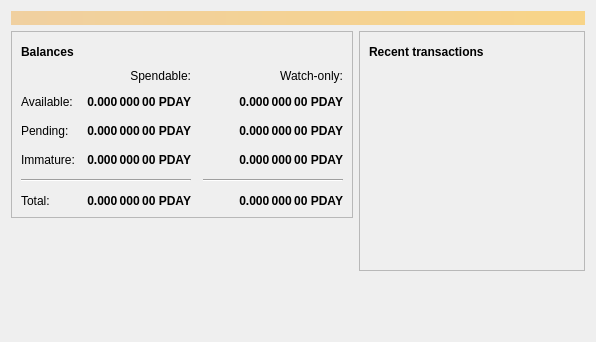
<?xml version="1.0" encoding="UTF-8"?>
<ui version="4.0">
 <class>OverviewPage</class>
 <widget class="QWidget" name="OverviewPage">
  <property name="geometry">
   <rect>
    <x>0</x>
    <y>0</y>
    <width>596</width>
    <height>342</height>
   </rect>
  </property>
  <property name="windowTitle">
   <string>Form</string>
  </property>
  <layout class="QVBoxLayout" name="topLayout">
   <item>
    <widget class="QLabel" name="labelAlerts">
     <property name="visible">
      <bool>false</bool>
     </property>
     <property name="styleSheet">
      <string notr="true">QLabel { background-color: qlineargradient(x1: 0, y1: 0, x2: 1, y2: 0, stop:0 #F0D0A0, stop:1 #F8D488); color:#000000; }</string>
     </property>
     <property name="wordWrap">
      <bool>true</bool>
     </property>
     <property name="margin">
      <number>3</number>
     </property>
     <property name="textInteractionFlags">
      <set>Qt::TextSelectableByMouse</set>
     </property>
    </widget>
   </item>
   <item>
    <layout class="QHBoxLayout" name="horizontalLayout" stretch="1,1">
     <item>
      <layout class="QVBoxLayout" name="verticalLayout_2">
       <item>
        <widget class="QFrame" name="frame">
         <property name="frameShape">
          <enum>QFrame::StyledPanel</enum>
         </property>
         <property name="frameShadow">
          <enum>QFrame::Raised</enum>
         </property>
         <layout class="QVBoxLayout" name="verticalLayout_4">
          <item>
           <layout class="QHBoxLayout" name="horizontalLayout_4">
            <item>
             <widget class="QLabel" name="label_5">
              <property name="font">
               <font>
                <weight>75</weight>
                <bold>true</bold>
               </font>
              </property>
              <property name="text">
               <string>Balances</string>
              </property>
             </widget>
            </item>
            <item>
             <widget class="QPushButton" name="labelWalletStatus">
              <property name="enabled">
               <bool>true</bool>
              </property>
              <property name="maximumSize">
               <size>
                <width>30</width>
                <height>16777215</height>
               </size>
              </property>
              <property name="toolTip">
               <string>The displayed information may be out of date. Your wallet automatically synchronizes with the PaydayCoin network after a connection is established, but this process has not completed yet.</string>
              </property>
              <property name="text">
               <string/>
              </property>
              <property name="icon">
               <iconset resource="../paydaycoin.qrc">
                <normaloff>:/icons/warning</normaloff>
                <disabledoff>:/icons/warning</disabledoff>:/icons/warning</iconset>
              </property>
              <property name="iconSize">
               <size>
                <width>24</width>
                <height>24</height>
               </size>
              </property>
              <property name="flat">
               <bool>true</bool>
              </property>
             </widget>
            </item>
            <item>
             <spacer name="horizontalSpacer_3">
              <property name="orientation">
               <enum>Qt::Horizontal</enum>
              </property>
              <property name="sizeHint" stdset="0">
               <size>
                <width>40</width>
                <height>20</height>
               </size>
              </property>
             </spacer>
            </item>
           </layout>
          </item>
          <item>
           <layout class="QGridLayout" name="gridLayout">
            <property name="spacing">
             <number>12</number>
            </property>
            <item row="2" column="2">
             <widget class="QLabel" name="labelWatchPending">
              <property name="font">
               <font>
                <weight>75</weight>
                <bold>true</bold>
               </font>
              </property>
              <property name="cursor">
               <cursorShape>IBeamCursor</cursorShape>
              </property>
              <property name="toolTip">
               <string>Unconfirmed transactions to watch-only addresses</string>
              </property>
              <property name="text">
               <string notr="true">0.000 000 00 PDAY</string>
              </property>
              <property name="alignment">
               <set>Qt::AlignRight|Qt::AlignTrailing|Qt::AlignVCenter</set>
              </property>
              <property name="textInteractionFlags">
               <set>Qt::LinksAccessibleByMouse|Qt::TextSelectableByKeyboard|Qt::TextSelectableByMouse</set>
              </property>
             </widget>
            </item>
            <item row="2" column="1">
             <widget class="QLabel" name="labelUnconfirmed">
              <property name="font">
               <font>
                <weight>75</weight>
                <bold>true</bold>
               </font>
              </property>
              <property name="cursor">
               <cursorShape>IBeamCursor</cursorShape>
              </property>
              <property name="toolTip">
               <string>Total of transactions that have yet to be confirmed, and do not yet count toward the spendable balance</string>
              </property>
              <property name="text">
               <string notr="true">0.000 000 00 PDAY</string>
              </property>
              <property name="alignment">
               <set>Qt::AlignRight|Qt::AlignTrailing|Qt::AlignVCenter</set>
              </property>
              <property name="textInteractionFlags">
               <set>Qt::LinksAccessibleByMouse|Qt::TextSelectableByKeyboard|Qt::TextSelectableByMouse</set>
              </property>
             </widget>
            </item>
            <item row="3" column="2">
             <widget class="QLabel" name="labelWatchImmature">
              <property name="font">
               <font>
                <weight>75</weight>
                <bold>true</bold>
               </font>
              </property>
              <property name="cursor">
               <cursorShape>IBeamCursor</cursorShape>
              </property>
              <property name="toolTip">
               <string>Mined balance in watch-only addresses that has not yet matured</string>
              </property>
              <property name="text">
               <string notr="true">0.000 000 00 PDAY</string>
              </property>
              <property name="alignment">
               <set>Qt::AlignRight|Qt::AlignTrailing|Qt::AlignVCenter</set>
              </property>
              <property name="textInteractionFlags">
               <set>Qt::LinksAccessibleByMouse|Qt::TextSelectableByKeyboard|Qt::TextSelectableByMouse</set>
              </property>
             </widget>
            </item>
            <item row="4" column="0" colspan="2">
             <widget class="Line" name="line">
              <property name="orientation">
               <enum>Qt::Horizontal</enum>
              </property>
             </widget>
            </item>
            <item row="4" column="2">
             <widget class="Line" name="lineWatchBalance">
              <property name="sizePolicy">
               <sizepolicy hsizetype="Preferred" vsizetype="Fixed">
                <horstretch>0</horstretch>
                <verstretch>0</verstretch>
               </sizepolicy>
              </property>
              <property name="minimumSize">
               <size>
                <width>140</width>
                <height>0</height>
               </size>
              </property>
              <property name="orientation">
               <enum>Qt::Horizontal</enum>
              </property>
             </widget>
            </item>
            <item row="5" column="0">
             <widget class="QLabel" name="labelTotalText">
              <property name="text">
               <string>Total:</string>
              </property>
             </widget>
            </item>
            <item row="3" column="1">
             <widget class="QLabel" name="labelImmature">
              <property name="font">
               <font>
                <weight>75</weight>
                <bold>true</bold>
               </font>
              </property>
              <property name="cursor">
               <cursorShape>IBeamCursor</cursorShape>
              </property>
              <property name="toolTip">
               <string>Mined balance that has not yet matured</string>
              </property>
              <property name="text">
               <string notr="true">0.000 000 00 PDAY</string>
              </property>
              <property name="alignment">
               <set>Qt::AlignRight|Qt::AlignTrailing|Qt::AlignVCenter</set>
              </property>
              <property name="textInteractionFlags">
               <set>Qt::LinksAccessibleByMouse|Qt::TextSelectableByKeyboard|Qt::TextSelectableByMouse</set>
              </property>
             </widget>
            </item>
            <item row="2" column="3">
             <spacer name="horizontalSpacer_2">
              <property name="orientation">
               <enum>Qt::Horizontal</enum>
              </property>
              <property name="sizeHint" stdset="0">
               <size>
                <width>40</width>
                <height>20</height>
               </size>
              </property>
             </spacer>
            </item>
            <item row="3" column="0">
             <widget class="QLabel" name="labelImmatureText">
              <property name="text">
               <string>Immature:</string>
              </property>
             </widget>
            </item>
            <item row="5" column="1">
             <widget class="QLabel" name="labelTotal">
              <property name="font">
               <font>
                <weight>75</weight>
                <bold>true</bold>
               </font>
              </property>
              <property name="cursor">
               <cursorShape>IBeamCursor</cursorShape>
              </property>
              <property name="toolTip">
               <string>Your current total balance</string>
              </property>
              <property name="text">
               <string notr="true">0.000 000 00 PDAY</string>
              </property>
              <property name="alignment">
               <set>Qt::AlignRight|Qt::AlignTrailing|Qt::AlignVCenter</set>
              </property>
              <property name="textInteractionFlags">
               <set>Qt::LinksAccessibleByMouse|Qt::TextSelectableByKeyboard|Qt::TextSelectableByMouse</set>
              </property>
             </widget>
            </item>
            <item row="5" column="2">
             <widget class="QLabel" name="labelWatchTotal">
              <property name="font">
               <font>
                <weight>75</weight>
                <bold>true</bold>
               </font>
              </property>
              <property name="cursor">
               <cursorShape>IBeamCursor</cursorShape>
              </property>
              <property name="toolTip">
               <string>Current total balance in watch-only addresses</string>
              </property>
              <property name="text">
               <string notr="true">0.000 000 00 PDAY</string>
              </property>
              <property name="alignment">
               <set>Qt::AlignRight|Qt::AlignTrailing|Qt::AlignVCenter</set>
              </property>
              <property name="textInteractionFlags">
               <set>Qt::LinksAccessibleByMouse|Qt::TextSelectableByKeyboard|Qt::TextSelectableByMouse</set>
              </property>
             </widget>
            </item>
            <item row="0" column="2">
             <widget class="QLabel" name="labelWatchonly">
              <property name="text">
               <string>Watch-only:</string>
              </property>
              <property name="alignment">
               <set>Qt::AlignRight|Qt::AlignTrailing|Qt::AlignVCenter</set>
              </property>
             </widget>
            </item>
            <item row="1" column="0">
             <widget class="QLabel" name="labelBalanceText">
              <property name="text">
               <string>Available:</string>
              </property>
             </widget>
            </item>
            <item row="1" column="1">
             <widget class="QLabel" name="labelBalance">
              <property name="font">
               <font>
                <weight>75</weight>
                <bold>true</bold>
               </font>
              </property>
              <property name="cursor">
               <cursorShape>IBeamCursor</cursorShape>
              </property>
              <property name="toolTip">
               <string>Your current spendable balance</string>
              </property>
              <property name="text">
               <string notr="true">0.000 000 00 PDAY</string>
              </property>
              <property name="alignment">
               <set>Qt::AlignRight|Qt::AlignTrailing|Qt::AlignVCenter</set>
              </property>
              <property name="textInteractionFlags">
               <set>Qt::LinksAccessibleByMouse|Qt::TextSelectableByKeyboard|Qt::TextSelectableByMouse</set>
              </property>
             </widget>
            </item>
            <item row="1" column="2">
             <widget class="QLabel" name="labelWatchAvailable">
              <property name="font">
               <font>
                <weight>75</weight>
                <bold>true</bold>
               </font>
              </property>
              <property name="cursor">
               <cursorShape>IBeamCursor</cursorShape>
              </property>
              <property name="toolTip">
               <string>Your current balance in watch-only addresses</string>
              </property>
              <property name="text">
               <string notr="true">0.000 000 00 PDAY</string>
              </property>
              <property name="alignment">
               <set>Qt::AlignRight|Qt::AlignTrailing|Qt::AlignVCenter</set>
              </property>
              <property name="textInteractionFlags">
               <set>Qt::LinksAccessibleByMouse|Qt::TextSelectableByKeyboard|Qt::TextSelectableByMouse</set>
              </property>
             </widget>
            </item>
            <item row="2" column="0">
             <widget class="QLabel" name="labelPendingText">
              <property name="text">
               <string>Pending:</string>
              </property>
             </widget>
            </item>
            <item row="0" column="1">
             <widget class="QLabel" name="labelSpendable">
              <property name="text">
               <string>Spendable:</string>
              </property>
              <property name="alignment">
               <set>Qt::AlignRight|Qt::AlignTrailing|Qt::AlignVCenter</set>
              </property>
             </widget>
            </item>
           </layout>
          </item>
         </layout>
        </widget>
       </item>
       <item>
        <spacer name="verticalSpacer">
         <property name="orientation">
          <enum>Qt::Vertical</enum>
         </property>
         <property name="sizeHint" stdset="0">
          <size>
           <width>20</width>
           <height>40</height>
          </size>
         </property>
        </spacer>
       </item>
      </layout>
     </item>
     <item>
      <layout class="QVBoxLayout" name="verticalLayout_3">
       <item>
        <widget class="QFrame" name="frame_2">
         <property name="frameShape">
          <enum>QFrame::StyledPanel</enum>
         </property>
         <property name="frameShadow">
          <enum>QFrame::Raised</enum>
         </property>
         <layout class="QVBoxLayout" name="verticalLayout">
          <item>
           <layout class="QHBoxLayout" name="horizontalLayout_2">
            <item>
             <widget class="QLabel" name="label_4">
              <property name="font">
               <font>
                <weight>75</weight>
                <bold>true</bold>
               </font>
              </property>
              <property name="text">
               <string>Recent transactions</string>
              </property>
             </widget>
            </item>
            <item>
             <widget class="QPushButton" name="labelTransactionsStatus">
              <property name="enabled">
               <bool>true</bool>
              </property>
              <property name="maximumSize">
               <size>
                <width>30</width>
                <height>16777215</height>
               </size>
              </property>
              <property name="toolTip">
               <string>The displayed information may be out of date. Your wallet automatically synchronizes with the PaydayCoin network after a connection is established, but this process has not completed yet.</string>
              </property>
              <property name="text">
               <string/>
              </property>
              <property name="icon">
               <iconset resource="../paydaycoin.qrc">
                <normaloff>:/icons/warning</normaloff>
                <disabledoff>:/icons/warning</disabledoff>:/icons/warning</iconset>
              </property>
              <property name="iconSize">
               <size>
                <width>24</width>
                <height>24</height>
               </size>
              </property>
              <property name="flat">
               <bool>true</bool>
              </property>
             </widget>
            </item>
            <item>
             <spacer name="horizontalSpacer">
              <property name="orientation">
               <enum>Qt::Horizontal</enum>
              </property>
              <property name="sizeHint" stdset="0">
               <size>
                <width>40</width>
                <height>20</height>
               </size>
              </property>
             </spacer>
            </item>
           </layout>
          </item>
          <item>
           <widget class="QListView" name="listTransactions">
            <property name="styleSheet">
             <string notr="true">QListView { background: transparent; }</string>
            </property>
            <property name="frameShape">
             <enum>QFrame::NoFrame</enum>
            </property>
            <property name="verticalScrollBarPolicy">
             <enum>Qt::ScrollBarAlwaysOff</enum>
            </property>
            <property name="horizontalScrollBarPolicy">
             <enum>Qt::ScrollBarAlwaysOff</enum>
            </property>
            <property name="selectionMode">
             <enum>QAbstractItemView::NoSelection</enum>
            </property>
           </widget>
          </item>
         </layout>
        </widget>
       </item>
       <item>
        <spacer name="verticalSpacer_2">
         <property name="orientation">
          <enum>Qt::Vertical</enum>
         </property>
         <property name="sizeHint" stdset="0">
          <size>
           <width>20</width>
           <height>40</height>
          </size>
         </property>
        </spacer>
       </item>
      </layout>
     </item>
    </layout>
   </item>
  </layout>
 </widget>
 <resources/>
 <connections/>
</ui>
